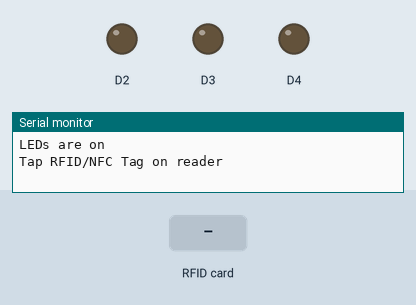
This program was run on a simulated Arduino Uno R4 WiFi. Parts: output pins drawn as LEDs (lit = HIGH), the last lines printed to the serial monitor. The inputs (shaded band) are chosen by the test bench. WiFi joins after 1.5 s; servers stay silent unless stated; uploads are accepted with an empty reply.

Above: at 3.8 s.
3.9 s: RFID card 5E 7A 19 C4 held to the reader
At 4.06 s:
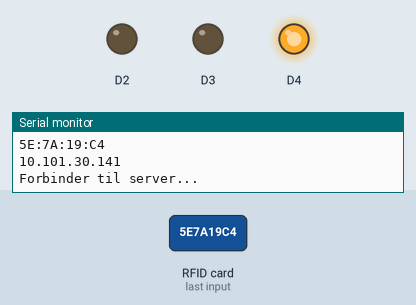
At 5.0 s:
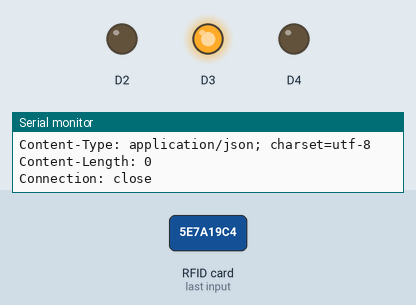
Timing chart, 0 to 6.9 s (numbered marks = the images above; inputs shaded):
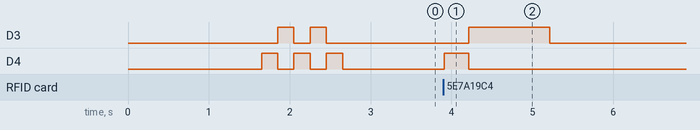

Measured:
- after the input at 3.9 s, D3: LOW → HIGH after 0.31 s, → LOW 1.0 s later; D4: LOW → HIGH at once, → LOW 0.30 s later

The program:

main.cpp
```cpp
#include <Arduino.h>
#include <SPI.h>
#include <MFRC522.h>
#include <ArduinoJson.h>
#include <wifiCenter.h>
#include <ApiClient.h>

#include <ledCenter.h>

wifiCenter wifi;
ApiClient api;
ledCenter ledCenter;

#define SS_PIN 10
#define RST_PIN 9

MFRC522 rfid(SS_PIN, RST_PIN);

void setup() {
    Serial.begin(9600);
    if ( ledCenter.startUp()) {
        Serial.println("LEDs are on");
    }

    SPI.begin(); // init SPI bus
    rfid.PCD_Init(); // init MFRC522

    if (wifi.connect()) ledCenter.throwReqoust("wifiConnected");
    else ledCenter.throwError("wifi");

    Serial.println("Tap RFID/NFC Tag on reader");
}

void loop() {
    if (rfid.PICC_IsNewCardPresent()) { // new tag is available
        if (rfid.PICC_ReadCardSerial()) { // NUID has been readed
            String strID;

            Serial.println();
            for (byte i = 0; i < 4; i++) {
                strID +=
                    (rfid.uid.uidByte[i] < 0x10 ? "0" : "") +
                        String(rfid.uid.uidByte[i], HEX) +
                            (i != 3 ? ":" : "");
            }
            strID.toUpperCase();

            Serial.print("RFID tag detected: ");
            Serial.println(strID);

            ledCenter.throwReqoust("cardDetected");

            if (api.scanCard(strID)) {
                ledCenter.throwReqoust("cardScanned");
            }else {
                ledCenter.throwError("cardNotScanned");
            }


            rfid.PICC_HaltA(); // halt PICC
            rfid.PCD_StopCrypto1(); // stop encryption on PCD
        }
    }
}
```

secrets.h
```cpp
#pragma once

//for Wi-Fi connect
inline auto wifiName = "Lab-ZBC";
inline auto wifiPassword = "Prestige#PuzzledCASH48!";

//for API
inline auto apiDomain = "10.101.30.141";
inline auto apiPort = 3000;
```
